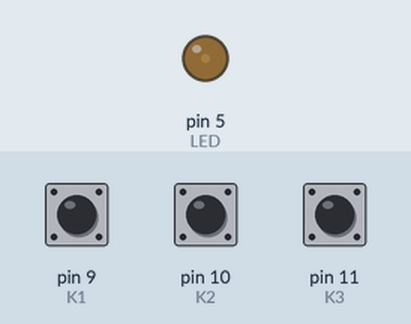
Recording of a sketch running on a simulated Arduino Uno, built with avr-gcc and run on an emulated ATmega328P. On the bench: output pins drawn as LEDs (lit = HIGH). The inputs (shaded band) are chosen by the test bench; at power-on: pin 10 (K2) HIGH, pin 9 (K1) HIGH, pin 11 (K3) HIGH.

Above: at 1.2 s.
1.3 s: pin 10 (K2) pulled LOW for 0.15 s
At 2.2 s:
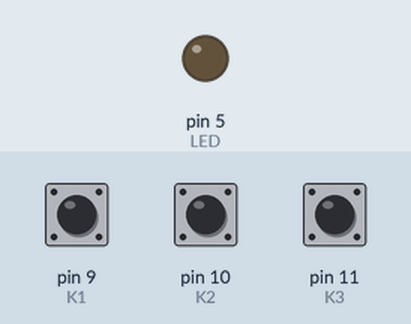
2.9 s: pin 9 (K1) pulled LOW for 0.15 s
At 3.5 s:
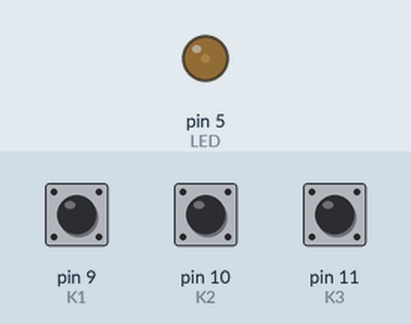
4.5 s: pin 9 (K1) pulled LOW for 1 s
At 5.9 s:
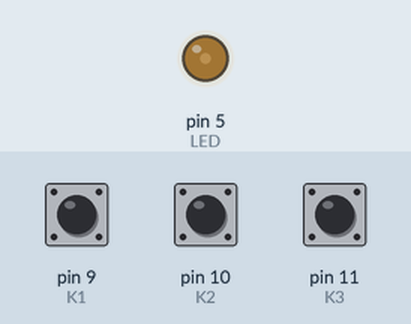
7.0 s: pin 9 (K1) pulled LOW for 0.15 s
At 7.8 s:
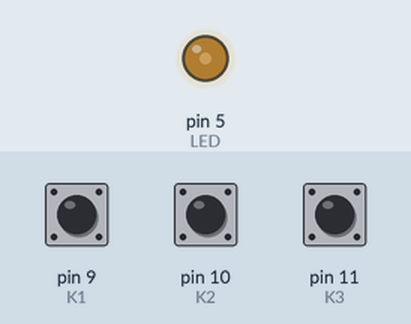
8.6 s: pin 10 (K2) pulled LOW for 1 s
At 9.0 s:
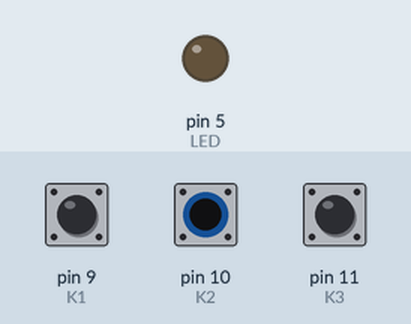
11.1 s: pin 9 (K1) pulled LOW for 3.2 s
At 12.1 s:
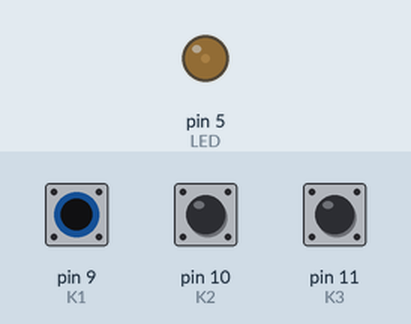
Timing chart, 0 to 14.1 s (numbered marks = the images above; inputs shaded):
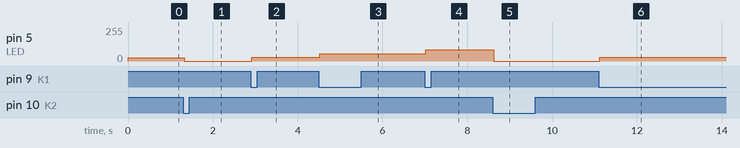

The sketch:

Dimmen.ino
```cpp
#define K1 9 //definieren van knopppen en LEDS
#define K2 10
#define K3 11
#define LED 5

volatile int helderheid = 10;
int interval = 255/9;

void pciSetup (byte pin) {
  *digitalPinToPCMSK(pin) |= bit (digitalPinToPCMSKbit(pin));
  PCIFR  |= bit (digitalPinToPCICRbit(pin)); // clear any outstanding interrupt
  PCICR  |= bit (digitalPinToPCICRbit(pin)); // enable interrupt for the group
}

void setup() {
  pinMode(K1, INPUT_PULLUP); //knoppen enabled
  pinMode(K2, INPUT_PULLUP);
  pinMode(K3, INPUT_PULLUP);
  pinMode(LED, OUTPUT); //led enabled
  pciSetup(K1); //Setup van knoppen doormiddel van methode ( pciSetup)
  pciSetup(K2);
  pciSetup(K3);
}

void loop() {
  analogWrite(LED, (helderheid*interval));
}

ISR (PCINT0_vect) {
  for (unsigned long i = 0; i < 45000; i++) { //dender
    __asm__("nop\n\t");
  }
  if (digitalRead(K1) == LOW && helderheid != 9) helderheid++; //als knop 1 wordt ingedrukt en helderheid is verschillend van
  if (digitalRead(K2) == LOW) helderheid = 0;                   //als knop 2 wordt ingedrukt
  if (digitalRead(K3) == LOW && helderheid != 0) helderheid--;  //als knop 3 wordt ingedrukt

}
```

Measured:
- after the input at 1.3 s, pin 5 (LED): 24/255 → 0/255 at once
- after the input at 2.9 s, pin 5 (LED): 0/255 → 28/255 at once
- after the input at 4.5 s, pin 5 (LED): 28/255 → 56/255 at once
- after the input at 7.0 s, pin 5 (LED): 56/255 → 84/255 at once
- after the input at 8.6 s, pin 5 (LED): 84/255 → 0/255 at once
- after the input at 11.1 s, pin 5 (LED): 0/255 → 28/255 at once
